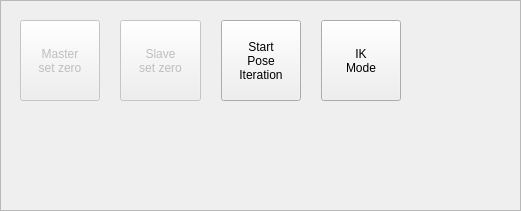
   <widget class="QFrame" name="func_btn_frame">
    <property name="geometry">
     <rect>
      <x>220</x>
      <y>510</y>
      <width>521</width>
      <height>211</height>
     </rect>
    </property>
    <property name="frameShape">
     <enum>QFrame::Shape::StyledPanel</enum>
    </property>
    <property name="frameShadow">
     <enum>QFrame::Shadow::Raised</enum>
    </property>
    <widget class="QWidget" name="gridLayoutWidget">
     <property name="geometry">
      <rect>
       <x>10</x>
       <y>10</y>
       <width>401</width>
       <height>101</height>
      </rect>
     </property>
     <layout class="QGridLayout" name="gridLayout">
      <property name="leftMargin">
       <number>10</number>
      </property>
      <property name="topMargin">
       <number>10</number>
      </property>
      <property name="rightMargin">
       <number>10</number>
      </property>
      <property name="bottomMargin">
       <number>10</number>
      </property>
      <property name="spacing">
       <number>20</number>
      </property>
      <item row="0" column="0">
       <widget class="QPushButton" name="arm_graph_tool_btn_2">
        <property name="enabled">
         <bool>false</bool>
        </property>
        <property name="sizePolicy">
         <sizepolicy hsizetype="MinimumExpanding" vsizetype="MinimumExpanding">
          <horstretch>0</horstretch>
          <verstretch>0</verstretch>
         </sizepolicy>
        </property>
        <property name="text">
         <string>Master
set zero</string>
        </property>
       </widget>
      </item>
      <item row="0" column="2">
       <widget class="QPushButton" name="start_pose_iteration_btn">
        <property name="enabled">
         <bool>true</bool>
        </property>
        <property name="sizePolicy">
         <sizepolicy hsizetype="MinimumExpanding" vsizetype="Preferred">
          <horstretch>0</horstretch>
          <verstretch>0</verstretch>
         </sizepolicy>
        </property>
        <property name="text">
         <string>Start
Pose
Iteration</string>
        </property>
       </widget>
      </item>
      <item row="0" column="1">
       <widget class="QPushButton" name="arm_graph_tool_btn_4">
        <property name="enabled">
         <bool>false</bool>
        </property>
        <property name="sizePolicy">
         <sizepolicy hsizetype="MinimumExpanding" vsizetype="Preferred">
          <horstretch>0</horstretch>
          <verstretch>0</verstretch>
         </sizepolicy>
        </property>
        <property name="text">
         <string>Slave
set zero</string>
        </property>
       </widget>
      </item>
      <item row="0" column="3">
       <widget class="QPushButton" name="ik_mode_btn">
        <property name="enabled">
         <bool>true</bool>
        </property>
        <property name="sizePolicy">
         <sizepolicy hsizetype="MinimumExpanding" vsizetype="Preferred">
          <horstretch>0</horstretch>
          <verstretch>0</verstretch>
         </sizepolicy>
        </property>
        <property name="text">
         <string>IK
Mode</string>
        </property>
       </widget>
      </item>
     </layout>
    </widget>
   </widget>
